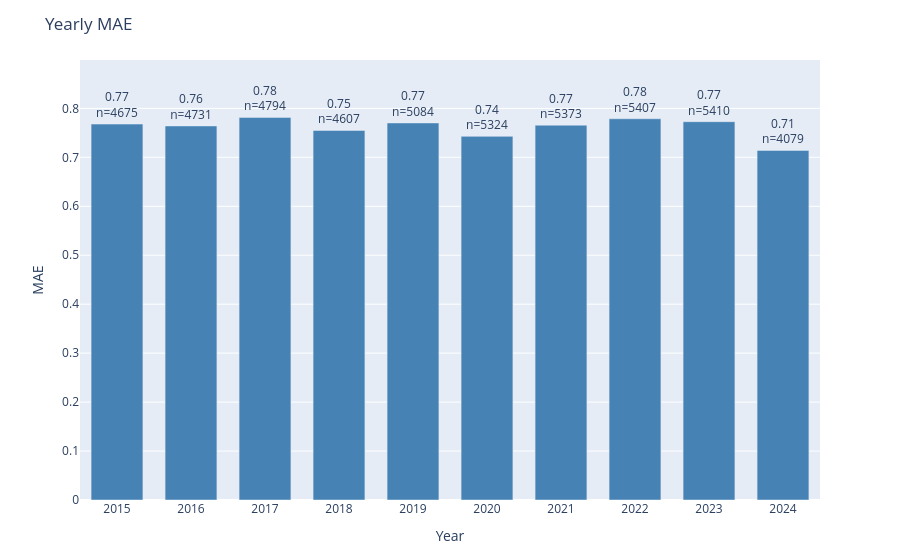

Notebook cell for this chart:
### Code cell
plot_error_by_group(
    df=results_test,
    y_true_col='actual',
    y_pred_col='prediction',
    date_col='dt_temp',
    group_by='year',
    metric='mae',
    title='Yearly MAE'
)

### Figure 1 — Plotly figure (JSON) as saved in the notebook; plotly's stock layout.template omitted (floating-point values rounded to 4 significant figures)
{"data": [{"marker": {"color": "steelblue"}, "text": ["0.77<br>n=4675", "0.76<br>n=4731", "0.78<br>n=4794", "0.75<br>n=4607", "0.77<br>n=5084", "0.74<br>n=5324", "0.77<br>n=5373", "0.78<br>n=5407", "0.77<br>n=5410", "0.71<br>n=4079"], "textposition": "outside", "type": "bar", "x": ["2015", "2016", "2017", "2018", "2019", "2020", "2021", "2022", "2023", "2024"], "y": [0.7679, 0.7641, 0.7816, 0.7549, 0.7703, 0.7429, 0.7657, 0.7788, 0.7728, 0.7141]}], "layout": {"bargap": 0.3, "margin": {"b": 60, "t": 60}, "title": {"text": "Yearly MAE"}, "uniformtext": {"minsize": 8, "mode": "hide"}, "xaxis": {"title": {"text": "Year"}}, "yaxis": {"range": [0, 0.8988], "title": {"text": "MAE"}}}}
